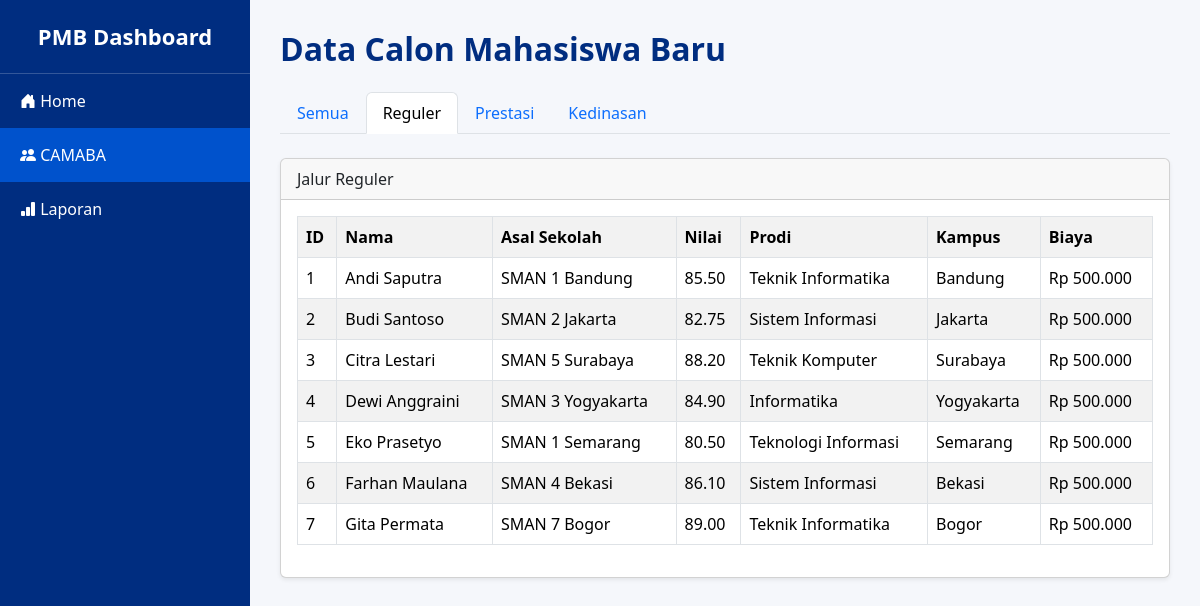
The app's page /index.php?page=camaba&filter=reguler with its own data.
### tables this page shows
CREATE TABLE `tabel_pendaftaran` (
  `id_pendaftaran` int NOT NULL,
  `nama_calon` varchar(100) NOT NULL,
  `asal_sekolah` varchar(100) NOT NULL,
  `nilai_ujian` decimal(5,2) NOT NULL,
  `biaya_pendaftaran_dasar` decimal(12,2) NOT NULL,
  `jalur_pendaftaran` enum('Reguler','Prestasi','Kedinasan') NOT NULL,
  `pilihan_prodi` varchar(100) DEFAULT NULL,
  `lokasi_kampus` varchar(100) DEFAULT NULL,
  `jenis_prestasi` varchar(100) DEFAULT NULL,
  `tingkat_prestasi` varchar(50) DEFAULT NULL,
  `sk_ikatan_dinas` varchar(100) DEFAULT NULL,
  `instansi_sponsor` varchar(100) DEFAULT NULL
);

### PendaftaranReguler.php (called while the page is built, shortened)
<?php
require_once 'Pendaftaran.php';
class PendaftaranReguler extends Pendaftaran
{
    public static function getDaftarReguler($db)
    {
        $query = "SELECT * FROM tabel_pendaftaran
                  WHERE jalur_pendaftaran = 'Reguler'";
        return mysqli_query($db, $query);
    }
    public function hitungTotalBiaya()
    {
        return $this->biaya_pendaftaran_dasar;
    }
}

### Pendaftaran.php (called while the page is built, shortened)
<?php
abstract class Pendaftaran
{
    public function __construct(
        $id_pendaftaran,
        $nama_calon,
        $asal_sekolah,
        $nilai_ujian,
        $biaya_pendaftaran_dasar,
        $jalur_pendaftaran
    ) {
        $this->biaya_pendaftaran_dasar = $biaya_pendaftaran_dasar;
    }
}

### pages/camaba.php (the view, shortened to what this page needs)
<?php
require_once 'koneksi.php';
require_once 'Pendaftaran.php';
require_once 'PendaftaranReguler.php';
$filter = isset($_GET['filter']) ? $_GET['filter'] : 'semua';
?>
<h2 class="page-title mb-4">
    Data Calon Mahasiswa Baru
</h2>
<ul class="nav nav-tabs mb-4">
    <li class="nav-item">
        <a class="nav-link <?php echo ($filter == 'semua') ? 'active' : ''; ?>"
           href="index.php?page=camaba&filter=semua">
            Semua
        </a>
    </li>
    <li class="nav-item">
        <a class="nav-link <?php echo ($filter == 'reguler') ? 'active' : ''; ?>"
           href="index.php?page=camaba&filter=reguler">
            Reguler
        </a>
    </li>
    <li class="nav-item">
        <a class="nav-link <?php echo ($filter == 'prestasi') ? 'active' : ''; ?>"
           href="index.php?page=camaba&filter=prestasi">
            Prestasi
        </a>
    </li>
    <li class="nav-item">
        <a class="nav-link <?php echo ($filter == 'kedinasan') ? 'active' : ''; ?>"
           href="index.php?page=camaba&filter=kedinasan">
            Kedinasan
        </a>
    </li>
</ul>
<?php
if($filter == 'reguler')
{
$data = PendaftaranReguler::getDaftarReguler($db);
?>
<div class="card shadow-sm">
<div class="card-header">
    Jalur Reguler
</div>
<div class="card-body">
<table class="table table-bordered table-striped">
<tr>
    <th>ID</th>
    <th>Nama</th>
    <th>Asal Sekolah</th>
    <th>Nilai</th>
    <th>Prodi</th>
    <th>Kampus</th>
    <th>Biaya</th>
</tr>
<?php
while($row = mysqli_fetch_assoc($data))
{
$obj = new PendaftaranReguler(
    $row['id_pendaftaran'],
    $row['nama_calon'],
    $row['asal_sekolah'],
    $row['nilai_ujian'],
    $row['biaya_pendaftaran_dasar'],
    $row['jalur_pendaftaran'],
    $row['pilihan_prodi'],
    $row['lokasi_kampus']
);
?>
<tr>
<td><?= $row['id_pendaftaran']; ?></td>
<td><?= $row['nama_calon']; ?></td>
<td><?= $row['asal_sekolah']; ?></td>
<td><?= $row['nilai_ujian']; ?></td>
<td><?= $row['pilihan_prodi']; ?></td>
<td><?= $row['lokasi_kampus']; ?></td>
<td>Rp <?= number_format($obj->hitungTotalBiaya(),0,",","."); ?></td>
</tr>
<?php
}
?>
</table>
</div>
</div>
<?php
}
?>

### index.php (style rules this page uses)
body { background-color: #f5f7fb; overflow-x: hidden; }
.page-title { color: #002D80; font-weight: bold; }

### records on screen
tabel_pendaftaran: id_pendaftaran "1", nama_calon "Andi Saputra", asal_sekolah "SMAN 1 Bandung", nilai_ujian "85.50", pilihan_prodi "Teknik Informatika", lokasi_kampus "Bandung", biaya_pendaftaran_dasar "500.000"
tabel_pendaftaran: id_pendaftaran "2", nama_calon "Budi Santoso", asal_sekolah "SMAN 2 Jakarta", nilai_ujian "82.75", pilihan_prodi "Sistem Informasi", lokasi_kampus "Jakarta", biaya_pendaftaran_dasar "500.000"
tabel_pendaftaran: id_pendaftaran "3", nama_calon "Citra Lestari", asal_sekolah "SMAN 5 Surabaya", nilai_ujian "88.20", pilihan_prodi "Teknik Komputer", lokasi_kampus "Surabaya", biaya_pendaftaran_dasar "500.000"
tabel_pendaftaran: id_pendaftaran "4", nama_calon "Dewi Anggraini", asal_sekolah "SMAN 3 Yogyakarta", nilai_ujian "84.90", pilihan_prodi "Informatika", lokasi_kampus "Yogyakarta", biaya_pendaftaran_dasar "500.000"
tabel_pendaftaran: id_pendaftaran "5", nama_calon "Eko Prasetyo", asal_sekolah "SMAN 1 Semarang", nilai_ujian "80.50", pilihan_prodi "Teknologi Informasi", lokasi_kampus "Semarang", biaya_pendaftaran_dasar "500.000"
tabel_pendaftaran: id_pendaftaran "6", nama_calon "Farhan Maulana", asal_sekolah "SMAN 4 Bekasi", nilai_ujian "86.10", pilihan_prodi "Sistem Informasi", lokasi_kampus "Bekasi", biaya_pendaftaran_dasar "500.000"
tabel_pendaftaran: id_pendaftaran "7", nama_calon "Gita Permata", asal_sekolah "SMAN 7 Bogor", nilai_ujian "89.00", pilihan_prodi "Teknik Informatika", lokasi_kampus "Bogor", biaya_pendaftaran_dasar "500.000"
